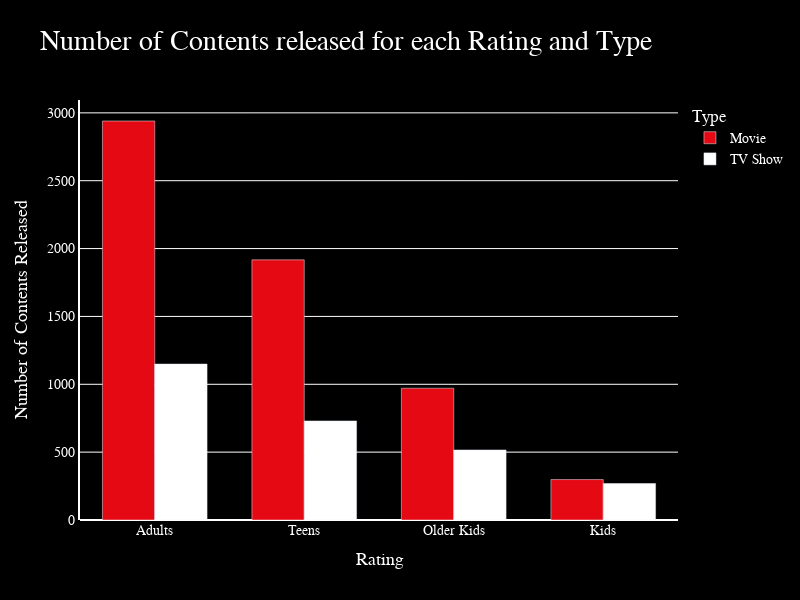

The notebook cell this image was saved under:
### Code cell
grouped_data = df_filtered.groupby(['rating_n', 'type'])['show_id'].count().reset_index()


top_ratings = grouped_data.groupby('rating_n')['show_id'].sum().nlargest(9).index
grouped_data = grouped_data[grouped_data['rating_n'].isin(top_ratings)]


color_discrete_map = {'Movie': '#E50914', 'TV Show': 'white'} 

fig = px.bar(grouped_data, x='rating_n', y='show_id', color='type',
             color_discrete_map=color_discrete_map,
             labels={'rating_n': 'Rating', 'show_id': 'Number of Contents Released'},
             title='Number of Contents released for each Rating and Type',
             barmode='group')


fig.update_layout(
    title=dict(text="Number of Contents released for each Rating and Type", font=dict(size=28), yref='paper'),
    font_family="serif",
    plot_bgcolor='black',     
    paper_bgcolor='black',    
    font_color='white',       
    legend_title_text='Type',  
    legend_font=dict(size=14),  
    xaxis_categoryorder='total descending', 
    yaxis=dict( categoryorder='total descending', linewidth=2,tickfont = dict(size=14)),
    xaxis=dict(tickfont = dict(size=14)),
    bargap=0.3,
    width=800,                 
    height=600                 
)
fig.update_yaxes(title_font = {"size": 18})
fig.update_xaxes(title_font = {"size": 18})
fig.show()

### Figure 1 — Plotly figure (JSON) as saved in the notebook; plotly's stock layout.template omitted (floating-point values rounded to 4 significant figures)
{"data": [{"alignmentgroup": "True", "hovertemplate": "type=Movie<br>Rating=%{x}<br>Number of Contents Released=%{y}<extra></extra>", "legendgroup": "Movie", "marker": {"color": "#E50914", "pattern": {"shape": ""}}, "name": "Movie", "offsetgroup": "Movie", "orientation": "v", "showlegend": true, "textposition": "auto", "type": "bar", "x": ["Adults", "Kids", "Older Kids", "Teens"], "xaxis": "x", "y": [2940, 298, 971, 1917], "yaxis": "y"}, {"alignmentgroup": "True", "hovertemplate": "type=TV Show<br>Rating=%{x}<br>Number of Contents Released=%{y}<extra></extra>", "legendgroup": "TV Show", "marker": {"color": "white", "pattern": {"shape": ""}}, "name": "TV Show", "offsetgroup": "TV Show", "orientation": "v", "showlegend": true, "textposition": "auto", "type": "bar", "x": ["Adults", "Kids", "Older Kids", "Teens"], "xaxis": "x", "y": [1149, 269, 516, 730], "yaxis": "y"}], "layout": {"bargap": 0.3, "barmode": "group", "font": {"color": "white", "family": "serif"}, "height": 600, "legend": {"font": {"size": 14}, "title": {"text": "Type"}, "tracegroupgap": 0}, "paper_bgcolor": "black", "plot_bgcolor": "black", "title": {"font": {"size": 28}, "text": "Number of Contents released for each Rating and Type", "yref": "paper"}, "width": 800, "xaxis": {"anchor": "y", "categoryorder": "total descending", "domain": [0, 1], "tickfont": {"size": 14}, "title": {"font": {"size": 18}, "text": "Rating"}}, "yaxis": {"anchor": "x", "categoryorder": "total descending", "domain": [0, 1], "linewidth": 2, "tickfont": {"size": 14}, "title": {"font": {"size": 18}, "text": "Number of Contents Released"}}}}
